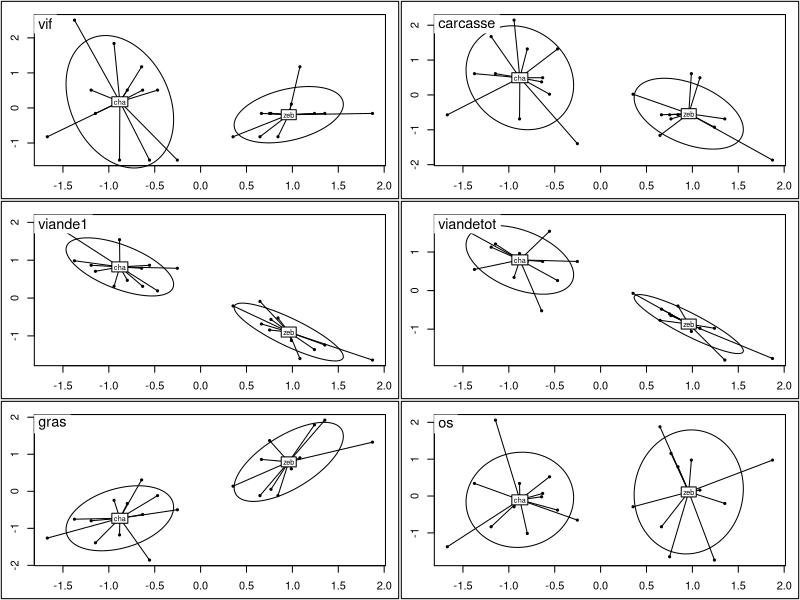
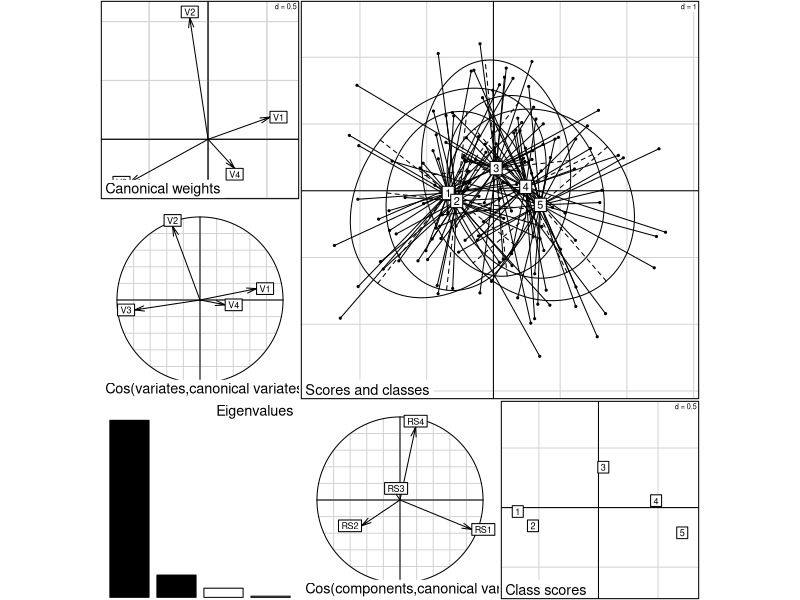

Here is the R script that generated these plots, in order:
library(ade4)
data("chazeb")
dis1 <- discrimin(dudi.pca(chazeb$tab, scan = FALSE), chazeb$cla,scan = FALSE)
plot(dis1)
data("skulls")
plot(discrimin(dudi.pca(skulls,scan = F), gl(5,30),scan = F))
